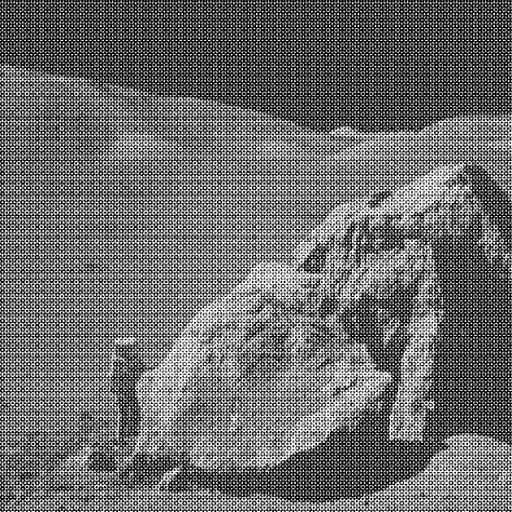
#> input picture 2 - Fourier Transform and Filtering/test_cases_data/apollo17.png, 512 x 512 px
$ python 11876933.py
#> lines starting #> are read from the running program, lines starting #| are printed output that depends on the picture
'''
Name: Gianluca Capezzuto Sardinha
NUSP: 11876933
Course Code: SCC0651
Year/Semester: 2024/1
Title: Fourier Transform and Filtering
'''

import numpy as np
import imageio.v3 as iio

def rmse(res_img, ref_img):
    '''
    Calculate the root mean square error between two images.
    res_img: restored image.
    ref_img: reference image.
    '''
    return round(np.sqrt(np.mean((res_img.astype(np.int16) - ref_img.astype(np.int16)) ** 2)), 4)

def fourier_transform(img):
    '''
    Calculate the 2D Fourier Transform of an image.
    img: input image.
    '''
    return np.fft.fftshift(np.fft.fft2(img))

def inverse_fourier_transform(img):
    '''
    Calculate the inverse 2D Fourier Transform of an image.
    img: input image.
    '''
    # Take only the real part of the inverse Fourier Transform, because the imaginary part is very close to zero.
    return np.fft.ifft2(np.fft.ifftshift(img)).real

# [58 lines left out: functions low_pass, high_pass, band_stop, not called in this run]

def laplacian(img):
    '''
    Apply a Laplacian filter to an image.
    img: input image.
    '''
    rows, cols = img.shape
    center_row, center_col = rows // 2, cols // 2
    mask = np.zeros((rows, cols))

    for i in range(rows):
        for j in range(cols):
            # The Laplacian operator is the sum of the second derivatives of the image.
            mask[i, j] = - 4 * np.pi ** 2 * ((i - center_row) ** 2 + (j - center_col) ** 2)

    return img * mask

# [17 lines left out: function gaussian, not called in this run]

if __name__ == "__main__":
    img = input().rstrip()
#> the answer given: test_cases_data/apollo17.png
    img_ref = input().rstrip()
#> the answer given: test_cases_data/arara.png
    filter_id = int(input().rstrip())
#> the answer given: 3

    # Alternative parameters for each filter.
    if filter_id == 0 or filter_id == 1:
        filter_param0 = float(input().rstrip())
    elif filter_id == 2 or filter_id == 4:
        filter_param0 = float(input().rstrip())
        filter_param1 = float(input().rstrip())
    elif filter_id == 3:
        filter_param0, filter_param1 = None, None

    # Read the input image and the reference image.
    img = iio.imread(img)
#> img is the input picture: shape (512, 512); min 0, max 255, mean 108.1
    img_ref = iio.imread(img_ref)
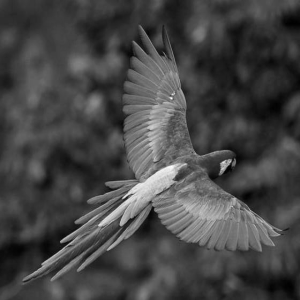
#> input picture 2 - Fourier Transform and Filtering/test_cases_data/arara.png, 300 x 300 px
#> img_ref is the input picture: shape (300, 300); min 0, max 255, mean 69.6

    # Calculate the 2D Fourier Transform of the input image.
    img_spectrum = fourier_transform(img)

    # Apply the selected filter to the image spectrum.
    if filter_id == 0:
        res_img_spectrum = low_pass(img_spectrum, filter_param0)

    elif filter_id == 1:
        res_img_spectrum = high_pass(img_spectrum, filter_param0)

    elif filter_id == 2:
        res_img_spectrum = band_stop(img_spectrum, filter_param0, filter_param1)

    elif filter_id == 3:
        res_img_spectrum = laplacian(img_spectrum)
#> after the loop in laplacian, `for i in range(rows):`:
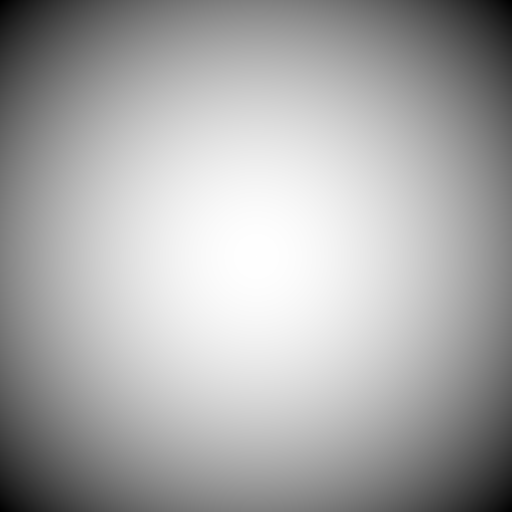
#> mask: shape (512, 512) float64; min -5174515.2, max 0, mean -1724851.5; drawn with min black and max white

    elif filter_id == 4:
        res_img_spectrum = gaussian(img_spectrum, filter_param0, filter_param1)

    # Calculate the inverse 2D Fourier Transform of the restored image.
    res_img = inverse_fourier_transform(res_img_spectrum)
#> in inverse_fourier_transform, `return np.fft.ifft2(np.fft.ifftshift(img)).real`:
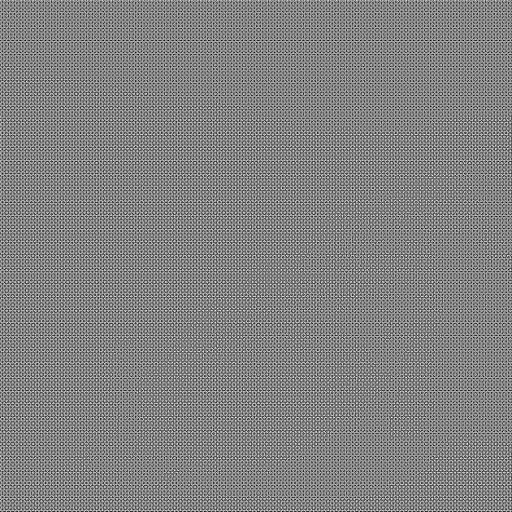
#> returned value: shape (512, 512) float64; min -308730253.3, max 296608155.4, mean 0; drawn with min black and max white

    # Normalize the restored image to the range [0, 255].
    res_img = ((res_img - np.min(res_img)) / (np.max(res_img) - np.min(res_img)) * 255).astype(np.uint8)

#> (the run stopped early here; a loop or call above may not have finished)
